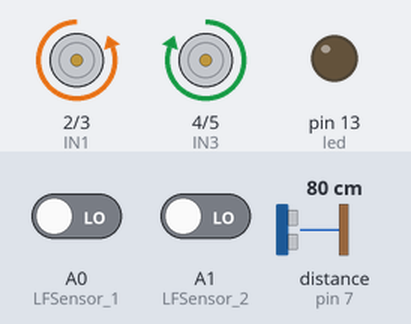
The sketch below on a simulated Arduino Uno, built with avr-gcc and run on an emulated ATmega328P. Parts: motor-driver pin pairs drawn as motors (green arrow = first pin HIGH = forward, orange = second pin HIGH = backward, longer = more drive), output pins drawn as LEDs (lit = HIGH). Wiring (inferred from the names in the program): ultrasonic range finder: trigger pin 6; echo pin 7. The inputs (shaded band) are chosen by the test bench; at power-on: distance to the obstacle (sensor on pin 7) 80 cm, A0 (LFSensor_1) LOW, A1 (LFSensor_2) LOW. The echo pulse lasts 58.3 µs per cm; pins used as bus, display or sensor lines are not drawn.

Above: at 1.2 s.
1.3 s: distance to the obstacle (sensor on pin 7) set to 17 cm
2.8 s: distance to the obstacle (sensor on pin 7) set to 14 cm
At 3.5 s:
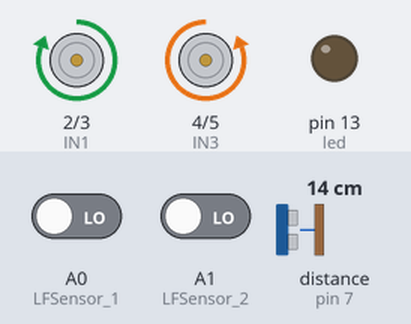
4.3 s: distance to the obstacle (sensor on pin 7) set to 22 cm
5.8 s: distance to the obstacle (sensor on pin 7) set to 28 cm
At 6.9 s:
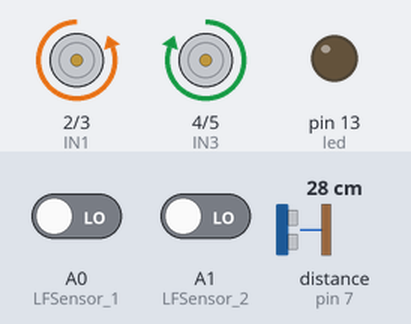
7.3 s: A0 (LFSensor_1) driven HIGH
At 7.6 s:
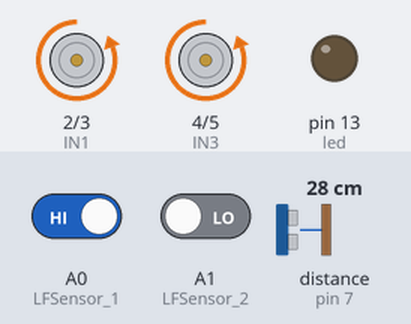
8.8 s: A0 (LFSensor_1) driven LOW
At 10.2 s:
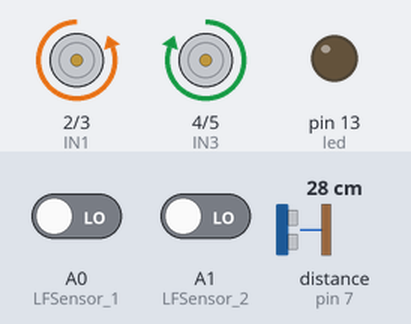
Timing chart, 0 to 11.3 s (numbered marks = the images above; inputs shaded):
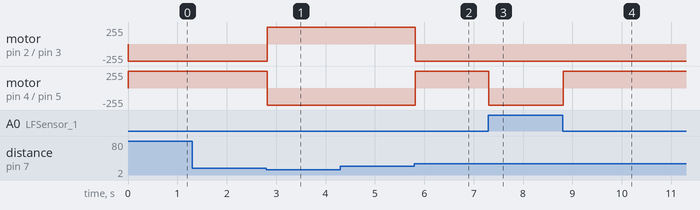

The sketch:

Arduino_UNO_R3_DRV8833_N20_CAR_LINE_TRACKING.ino
```cpp
//DRV8833 Pinout
#define IN1 2
#define IN2 3
#define IN3 4
#define IN4 5

//Ultrasonic sensor
const int trigPin = 6;
const int echoPin = 7;
float duration, distance;

// LED
const int led = 13;

// Line Tracking sensor
#define LFSensor_1 A0
#define LFSensor_2 A1

int sensor[2] = { 0, 0 };


void read_sensor_values() {

  sensor[0] = digitalRead(LFSensor_1);
  sensor[1] = digitalRead(LFSensor_2);
  // Serial.println(sensor[0] +  sensor[1]);
}

void auto_tracking() {
  read_sensor_values();
  if ((sensor[0] == LOW) && (sensor[1] == HIGH)) {
    turnright();
    // delayMicroseconds(5);
  } else if ((sensor[0] == HIGH) && (sensor[1] == LOW)) {
    turnleft();
    // delayMicroseconds(5);
  } else if ((sensor[0] == LOW) && (sensor[1] == LOW)) {
    go();
    // delayMicroseconds(5);
  } else if ((sensor[0] == HIGH) && (sensor[1] == HIGH)) {
    back();
    // delayMicroseconds(5);
  }
}

// Android APP coding
// #define SPINCW '6'
// #define SPINCCW '5'
// #define RIGHT '4'
// #define LEFT '3'
// #define BACK '2'
// #define GO '1'
// #define STOP '0'


// functions
//  go back
void back() {
  digitalWrite(IN1, HIGH);
  digitalWrite(IN2, LOW);
  digitalWrite(IN3, LOW);
  digitalWrite(IN4, HIGH);
}

// go front
void go() {
  digitalWrite(IN1, LOW);
  digitalWrite(IN2, HIGH);
  digitalWrite(IN3, HIGH);
  digitalWrite(IN4, LOW);
}

// turn left
void turnleft() {
  digitalWrite(IN1, LOW);
  digitalWrite(IN2, HIGH);
  digitalWrite(IN3, LOW);
  digitalWrite(IN4, HIGH);
}

// turn right
void turnright() {
  digitalWrite(IN1, HIGH);
  digitalWrite(IN2, LOW);
  digitalWrite(IN3, HIGH);
  digitalWrite(IN4, LOW);
}

// spinning in clockwise.
void spinCW() {
  digitalWrite(IN1, LOW);
  digitalWrite(IN2, HIGH);
  digitalWrite(IN3, LOW);
  digitalWrite(IN4, HIGH);
}

// spinning in counter clockwise.
void spinCCW() {
  digitalWrite(IN1, HIGH);
  digitalWrite(IN2, LOW);
  digitalWrite(IN3, HIGH);
  digitalWrite(IN4, LOW);
}

void initCar() {
  digitalWrite(IN1, LOW);
  digitalWrite(IN2, LOW);
  digitalWrite(IN3, LOW);
  digitalWrite(IN4, LOW);
}

// stop the car
void stopCar() {
  initCar();
}

float get_distance() {
  digitalWrite(trigPin, LOW);
  delayMicroseconds(2);
  digitalWrite(trigPin, HIGH);
  delayMicroseconds(10);
  digitalWrite(trigPin, LOW);

  duration = pulseIn(echoPin, HIGH);
  distance = (duration * 0.034) / 2;
  return distance;
}

void setup() {
  Serial.begin(9600);

  pinMode(trigPin, OUTPUT);
  pinMode(echoPin, INPUT);

  pinMode(LFSensor_1, INPUT);
  pinMode(LFSensor_2, INPUT);

  pinMode(IN1, OUTPUT);
  pinMode(IN2, OUTPUT);
  pinMode(IN3, OUTPUT);
  pinMode(IN4, OUTPUT);

  pinMode(led, OUTPUT);
  digitalWrite(led, LOW);
  initCar();
}


void loop() {
  // Serial.print("Currnet DISTANCE: ");
  distance = get_distance();
  // Serial.println(distance);
  if (distance > 25) {
    auto_tracking();
  } else if (distance < 15) {
    back();
    // auto_tracking();
  }
  delay(20);
}
```

Measured:
- the behaviour switches between 16 and 15 cm on distance to the obstacle (sensor on pin 7) (found by bisection; images 0 and 1)
- the behaviour switches between 25 and 26 cm on distance to the obstacle (sensor on pin 7) (found by bisection; images 1 and 2)
- after the input at 1.3 s, every drawn part: stays the same
- after the input at 2.8 s, motor on pin 2 (IN1) / pin 3 (IN2): backward 255/255 → forward 255/255 at once; motor on pin 4 (IN3) / pin 5 (IN4): forward 255/255 → backward 255/255 at once
- after the input at 4.3 s, every drawn part: stays the same
- after the input at 5.8 s, motor on pin 2 (IN1) / pin 3 (IN2): forward 255/255 → backward 255/255 at once; motor on pin 4 (IN3) / pin 5 (IN4): backward 255/255 → forward 255/255 at once
- after the input at 7.3 s, motor on pin 4 (IN3) / pin 5 (IN4): forward 255/255 → backward 255/255 at once
- after the input at 8.8 s, motor on pin 4 (IN3) / pin 5 (IN4): backward 255/255 → forward 255/255 at once
